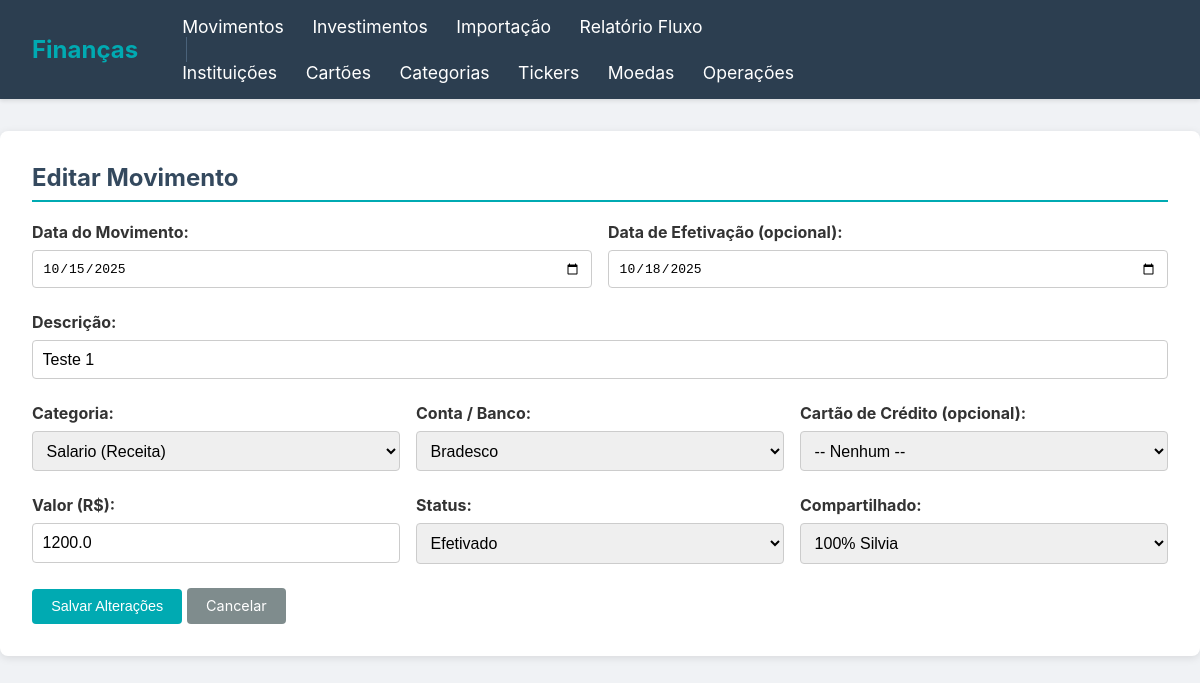
The page /movimentos/edit/1 on the database as committed earlier.
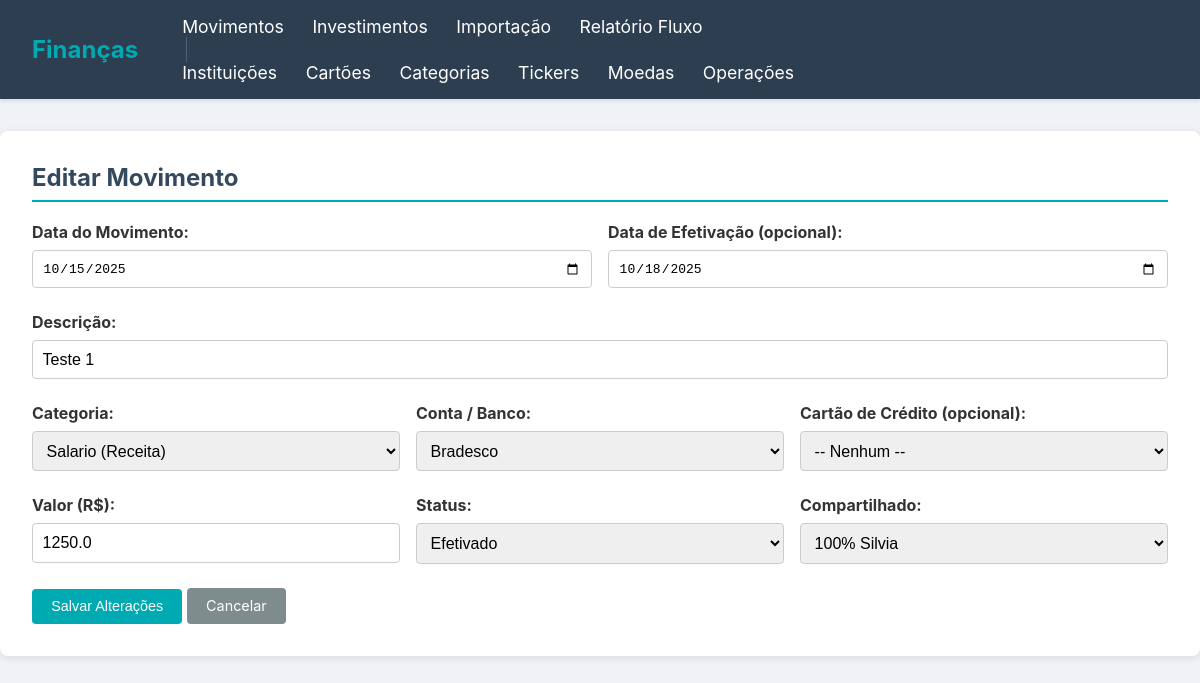
The same page on the database as committed later.
### tables this page shows
CREATE TABLE movimentos (
        id INTEGER PRIMARY KEY AUTOINCREMENT,
        data_movimento TEXT NOT NULL,
        data_efetivacao TEXT,
        descricao TEXT NOT NULL,
        categoria_id INTEGER NOT NULL,
        instituicao_id INTEGER NOT NULL,
        cartao_id INTEGER,
        valor REAL NOT NULL,
        status TEXT NOT NULL CHECK(status IN ('Pendente', 'Efetivado')),
        compartilhado TEXT NOT NULL CHECK(compartilhado IN ('100% Silvia', '100% Nelson', '50/50')),
        FOREIGN KEY (categoria_id) REFERENCES categorias (id),
        FOREIGN KEY (instituicao_id) REFERENCES instituicoes (id),
        FOREIGN KEY (cartao_id) REFERENCES cartoes_credito (id)
    );

CREATE TABLE categorias (
        id INTEGER PRIMARY KEY AUTOINCREMENT,
        descricao TEXT NOT NULL UNIQUE,
        tipo TEXT NOT NULL CHECK(tipo IN ('Receita', 'Despesa'))
    );

CREATE TABLE instituicoes (
        id INTEGER PRIMARY KEY AUTOINCREMENT,
        descricao TEXT NOT NULL UNIQUE
    );

### app.py (the view, shortened to what this page needs)
@app.route('/movimentos/edit/<int:id>', methods=['GET', 'POST'])
def edit_movimento(id):
    conn = get_db_connection()
    movimento = conn.execute('SELECT * FROM movimentos WHERE id = ?', (id,)).fetchone()
    categorias_list = conn.execute('SELECT * FROM categorias ORDER BY descricao').fetchall()
    instituicoes_list = conn.execute('SELECT * FROM instituicoes ORDER BY descricao').fetchall()
    cartoes_list = conn.execute('SELECT * FROM cartoes_credito ORDER BY descricao').fetchall()
    conn.close()
    if not movimento: return redirect(url_for('movimentos'))
    return render_template('editar_movimento.html', movimento=movimento, categorias=categorias_list,
                           instituicoes=instituicoes_list, cartoes=cartoes_list)

### app.py (called while the page is built)
def get_db_connection():
    conn = sqlite3.connect(DATABASE, detect_types=sqlite3.PARSE_DECLTYPES | sqlite3.PARSE_COLNAMES)
    conn.execute("PRAGMA journal_mode=WAL")
    conn.row_factory = sqlite3.Row
    return conn

### templates/editar_movimento.html (shortened to what this page needs)
{% extends "base.html" %}
{% block content %}
    <h2>Editar Movimento</h2>
    <form method="POST">
        <div style="display: grid; grid-template-columns: 1fr 1fr; gap: 1rem;">
            <div class="form-group">
                <label for="data_movimento">Data do Movimento:</label>
                <input type="date" name="data_movimento" value="{{ movimento.data_movimento }}" required>
            </div>
            <div class="form-group">
                <label for="data_efetivacao">Data de Efetivação (opcional):</label>
                <input type="date" name="data_efetivacao" value="{{ movimento.data_efetivacao }}">
            </div>
        </div>
        <div class="form-group">
            <label for="descricao">Descrição:</label>
            <input type="text" name="descricao" value="{{ movimento.descricao }}" required autocomplete="off">
        </div>
        <div style="display: grid; grid-template-columns: 1fr 1fr 1fr; gap: 1rem;">
            <div class="form-group">
                <label for="categoria_id">Categoria:</label>
                <select name="categoria_id" required>
                    {% for cat in categorias %}
                    <option value="{{ cat.id }}" {% if cat.id == movimento.categoria_id %}selected{% endif %}>
                        {{ cat.descricao }} ({{ cat.tipo }})
                    </option>
                    {% endfor %}
                </select>
            </div>
            <div class="form-group">
                <label for="instituicao_id">Conta / Banco:</label>
                <select name="instituicao_id" required>
                    {% for inst in instituicoes %}
                    <option value="{{ inst.id }}" {% if inst.id == movimento.instituicao_id %}selected{% endif %}>
                        {{ inst.descricao }}
                    </option>
                    {% endfor %}
                </select>
            </div>
            <div class="form-group">
                <label for="cartao_id">Cartão de Crédito (opcional):</label>
                <select name="cartao_id">
                    <option value="">-- Nenhum --</option>
                </select>
            </div>
        </div>
         <div style="display: grid; grid-template-columns: 1fr 1fr 1fr; gap: 1rem;">
            <div class="form-group">
                <label for="valor">Valor (R$):</label>
                <input type="number" name="valor" step="0.01" min="0" value="{{ movimento.valor|abs }}" required>
            </div>
             <div class="form-group">
                <label for="status">Status:</label>
                <select name="status" required>
                    <option value="Efetivado" {% if movimento.status == 'Efetivado' %}selected{% endif %}>Efetivado</option>
                </select>
            </div>
            <div class="form-group">
                <label for="compartilhado">Compartilhado:</label>
                <select name="compartilhado" required>
                    <option value="100% Silvia" {% if movimento.compartilhado == '100% Silvia' %}selected{% endif %}>100% Silvia</option>
                </select>
            </div>
        </div>
        <button type="submit" class="btn btn-primary">Salvar Alterações</button>
        <a href="{{ url_for('movimentos') }}" class="btn btn-secondary">Cancelar</a>
    </form>
{% endblock %}

Rows that differ between the two databases and show on the page:
changed movimentos "Teste 1": valor "1200.0" → "1250.0"
